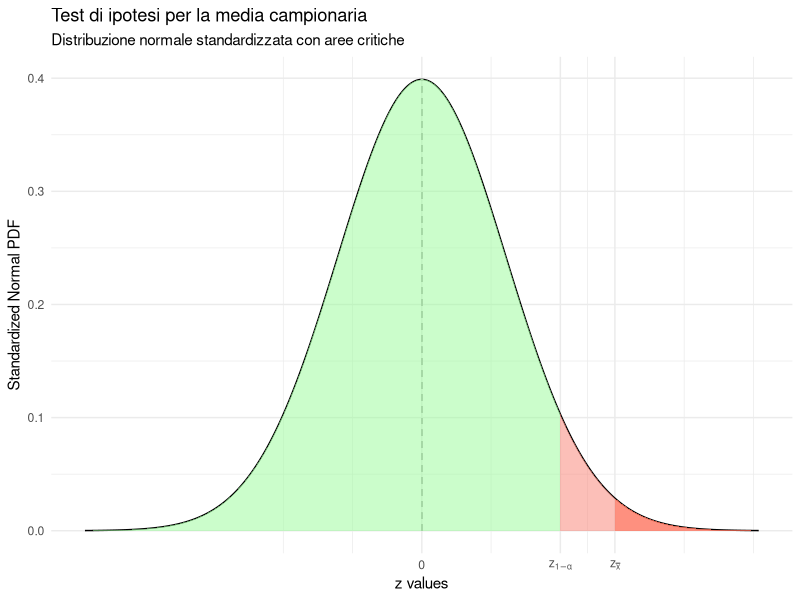

Reproduce this figure in R.
# Test di ipotesi unilaterale per la media di un campione

# Supponiamo di voler testare se la media di un campione di studenti in un esame 
# di matematica è superiore a 70. 
# Ipotesi nulla (H0): la media del campione è uguale a 70.
# Ipotesi alternativa (H1): la media del campione è maggiore di 70.
# I voti sono normalmente distribuiti con varianza pari a 16.

# A. Definizione del campione e calcolo della statistica test

campione <- c(70, 71, 73, 76, 75, 65, 69, 79, 74, 77)  # Voti degli studenti
n <- length(campione)  # Numero di osservazioni nel campione
sigma <- sqrt(16)  # Deviazione standard nota (radice quadrata della varianza)

x_bar <- mean(campione)  # Media campionaria

# Calcolo della statistica test z:
# z = (x̄ - μ) / (σ / sqrt(n))
stat_test <- (x_bar - 70) / (sigma / sqrt(n))

# B. Calcolo del p-value

# Poiché stiamo effettuando un test unilaterale a destra,
# calcoliamo la probabilità di ottenere un valore maggiore di stat_test nella distribuzione normale standard
p_value <- pnorm(stat_test, lower.tail = FALSE)

# C. Confronto con il valore critico

# Il valore critico z[alpha] per un livello di significatività del 5%
z_critico <- qnorm(0.05, lower.tail = FALSE)  # Quantile della distribuzione normale

# D. Creazione del grafico della distribuzione normale standardizzata con aree critiche

library(ggplot2)

# Creazione di un dataframe per la distribuzione normale standardizzata
z <- seq(-4, 4, length.out = 1000)
y <- dnorm(z)
df <- data.frame(z = z, y = y)

ggplot(df, aes(x = z, y = y)) +
    geom_line()  +  # Traccia la curva della PDF
    geom_segment(aes(y = 0, yend = y, x = 0, xend = 0), 
                 linetype = "dashed", color = "grey70") +  # Linea verticale al centro
    scale_x_continuous(breaks = c(0, z_critico, stat_test), 
                       labels = c(0, expression(z[1-alpha]),
                                  expression(z[bar(x)]))) +  # Etichette sugli assi
    geom_ribbon(data = df[df$z < z_critico,], aes(ymin = 0, ymax = y), 
                fill = "palegreen", alpha = 0.5) +  # Area di accettazione
    geom_ribbon(data = df[df$z > z_critico,], aes(ymin = 0, ymax = y), 
                fill = "salmon", alpha = 0.5) +  # Area critica
    geom_ribbon(data = df[df$z > stat_test, ], aes(ymin = 0, ymax = y), 
                fill = "tomato", alpha = 0.5) +  # Area corrispondente a stat_test
    theme_minimal() +
    labs(x = "z values", y = "Standardized Normal PDF",
         title = "Test di ipotesi per la media campionaria",
         subtitle = "Distribuzione normale standardizzata con aree critiche")
